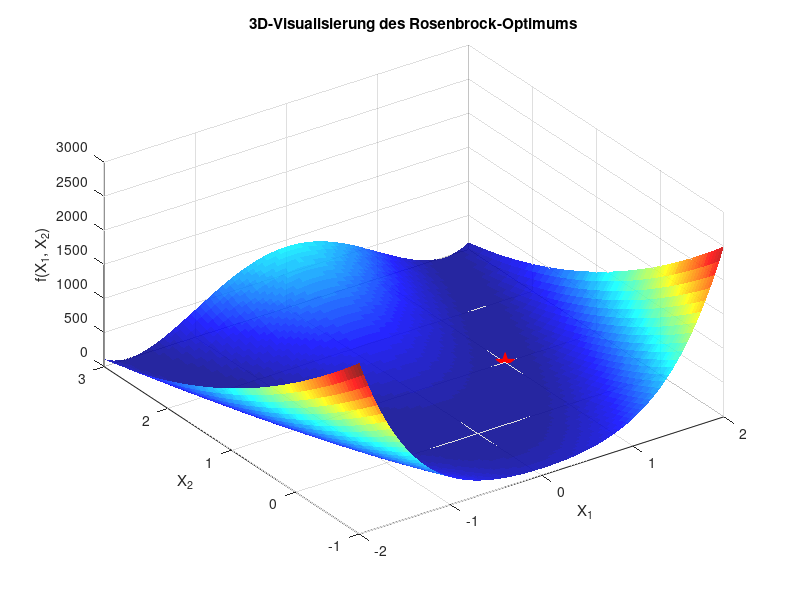
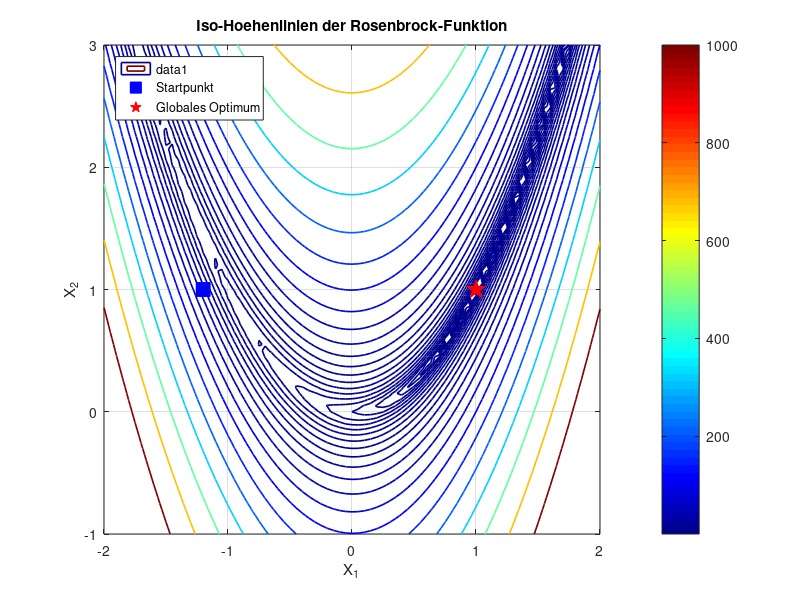

The MATLAB source for these figures, in order:
function rosenbrock_simplex()
% ROSENBROCK_SIMPLEX Evaluates Nelder-Mead on the 2D Rosenbrock banana valley,
% plots 3D surface convergence, and renders 2D contour trajectory maps.

    fprintf('--- Optimierung der Rosenbrock-Funktion via Nelder-Mead Simplex ---\n');

    rosenbrock = @(x) 100 * (x(2) - x(1)^2)^2 + (1 - x(1))^2;
    x0 = [-1.2, 1.0]; % Standard-Startpunkt nach Rosenbrock

    % Simplex-Optimierung mit Iterationsaufzeichnung
    options = optimset('Display', 'iter', 'TolFun', 1e-4);
    [x_opt, f_opt, exitflag, output] = fminsearch(rosenbrock, x0, options);

    fprintf('\nOptimum gefunden bei: [%.4f, %.4f] mit f(x) = %.6e\n', x_opt(1), x_opt(2), f_opt);
    fprintf('Benoetigte Iterationen: %d (Funktionsaufrufe: %d)\n\n', output.iterations, output.funcCount);

    % Gitter fuer Visualisierungen vorbereiten
    [X, Y] = meshgrid(-2:0.05:2, -1:0.05:3);
    Z = 100 * (Y - X.^2).^2 + (1 - X).^2;

    % 1. 3D-Flaechenplot
    figure('Name', 'Rosenbrock 3D Surface', 'Color', 'w');
    surf(X, Y, Z, 'EdgeColor', 'none', 'FaceAlpha', 0.85);
    colormap(jet);
    hold on;
    plot3(x_opt(1), x_opt(2), rosenbrock(x_opt), 'rp', 'MarkerSize', 14, 'MarkerFaceColor', 'r');
    xlabel('X_1'); ylabel('X_2'); zlabel('f(X_1, X_2)');
    title('3D-Visualisierung des Rosenbrock-Optimums');
    grid on; view(-35, 45);

    % 2. 2D-Hoehenlinien (Iso-Konturen)
    figure('Name', 'Rosenbrock Contour Map', 'Color', 'w');
    contour(X, Y, Z, logspace(-1, 3, 25), 'LineWidth', 1.2);
    colorbar; colormap(jet);
    hold on;
    plot(x0(1), x0(2), 'bs', 'MarkerSize', 10, 'MarkerFaceColor', 'b', 'DisplayName', 'Startpunkt');
    plot(x_opt(1), x_opt(2), 'rp', 'MarkerSize', 14, 'MarkerFaceColor', 'r', 'DisplayName', 'Globales Optimum');
    xlabel('X_1'); ylabel('X_2');
    title('Iso-Hoehenlinien der Rosenbrock-Funktion');
    legend('Location', 'northwest');
    grid on;
end
